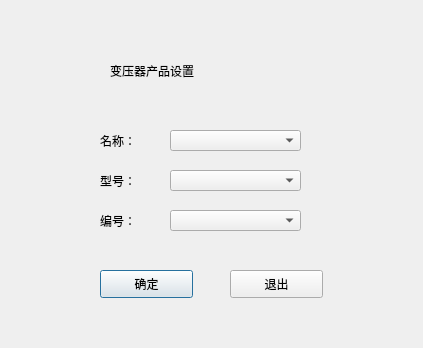
<?xml version="1.0" encoding="UTF-8"?>
<ui version="4.0">
 <class>SetDialog</class>
 <widget class="QDialog" name="SetDialog">
  <property name="sizePolicy">
   <sizepolicy hsizetype="Expanding" vsizetype="Ignored">
    <horstretch>0</horstretch>
    <verstretch>0</verstretch>
   </sizepolicy>
  </property>
  <property name="windowTitle">
   <string>Dialog</string>
  </property>
  <widget class="QComboBox" name="comboBox_Name">
   <property name="geometry">
    <rect>
     <x>170</x>
     <y>130</y>
     <width>131</width>
     <height>21</height>
    </rect>
   </property>
   <property name="sizePolicy">
    <sizepolicy hsizetype="Fixed" vsizetype="Fixed">
     <horstretch>0</horstretch>
     <verstretch>0</verstretch>
    </sizepolicy>
   </property>
   <property name="contextMenuPolicy">
    <enum>Qt::NoContextMenu</enum>
   </property>
  </widget>
  <widget class="QLabel" name="Name">
   <property name="geometry">
    <rect>
     <x>100</x>
     <y>130</y>
     <width>71</width>
     <height>21</height>
    </rect>
   </property>
   <property name="styleSheet">
    <string notr="true">font: 12pt &quot;宋体&quot;;</string>
   </property>
   <property name="text">
    <string>名称：</string>
   </property>
  </widget>
  <widget class="QLabel" name="Type">
   <property name="geometry">
    <rect>
     <x>100</x>
     <y>170</y>
     <width>61</width>
     <height>21</height>
    </rect>
   </property>
   <property name="styleSheet">
    <string notr="true">font: 12pt &quot;宋体&quot;;</string>
   </property>
   <property name="text">
    <string>型号：</string>
   </property>
  </widget>
  <widget class="QComboBox" name="comboBox_Type">
   <property name="geometry">
    <rect>
     <x>170</x>
     <y>170</y>
     <width>131</width>
     <height>21</height>
    </rect>
   </property>
   <property name="sizePolicy">
    <sizepolicy hsizetype="Fixed" vsizetype="Fixed">
     <horstretch>0</horstretch>
     <verstretch>0</verstretch>
    </sizepolicy>
   </property>
   <property name="contextMenuPolicy">
    <enum>Qt::NoContextMenu</enum>
   </property>
  </widget>
  <widget class="QLabel" name="Number">
   <property name="geometry">
    <rect>
     <x>100</x>
     <y>210</y>
     <width>61</width>
     <height>21</height>
    </rect>
   </property>
   <property name="styleSheet">
    <string notr="true">font: 12pt &quot;宋体&quot;;</string>
   </property>
   <property name="text">
    <string>编号：</string>
   </property>
  </widget>
  <widget class="QComboBox" name="comboBox_Number">
   <property name="geometry">
    <rect>
     <x>170</x>
     <y>210</y>
     <width>131</width>
     <height>21</height>
    </rect>
   </property>
   <property name="sizePolicy">
    <sizepolicy hsizetype="Fixed" vsizetype="Fixed">
     <horstretch>0</horstretch>
     <verstretch>0</verstretch>
    </sizepolicy>
   </property>
   <property name="contextMenuPolicy">
    <enum>Qt::NoContextMenu</enum>
   </property>
  </widget>
  <widget class="QLabel" name="label_4">
   <property name="geometry">
    <rect>
     <x>110</x>
     <y>50</y>
     <width>211</width>
     <height>41</height>
    </rect>
   </property>
   <property name="styleSheet">
    <string notr="true">font: 16pt &quot;宋体&quot;;</string>
   </property>
   <property name="text">
    <string>变压器产品设置</string>
   </property>
  </widget>
  <widget class="QPushButton" name="ensure">
   <property name="geometry">
    <rect>
     <x>100</x>
     <y>270</y>
     <width>93</width>
     <height>28</height>
    </rect>
   </property>
   <property name="styleSheet">
    <string notr="true">font: 12pt &quot;宋体&quot;;</string>
   </property>
   <property name="text">
    <string>确定</string>
   </property>
  </widget>
  <widget class="QPushButton" name="quit">
   <property name="geometry">
    <rect>
     <x>230</x>
     <y>270</y>
     <width>93</width>
     <height>28</height>
    </rect>
   </property>
   <property name="styleSheet">
    <string notr="true">font: 12pt &quot;宋体&quot;;</string>
   </property>
   <property name="text">
    <string>退出</string>
   </property>
  </widget>
 </widget>
 <resources/>
 <connections/>
</ui>
